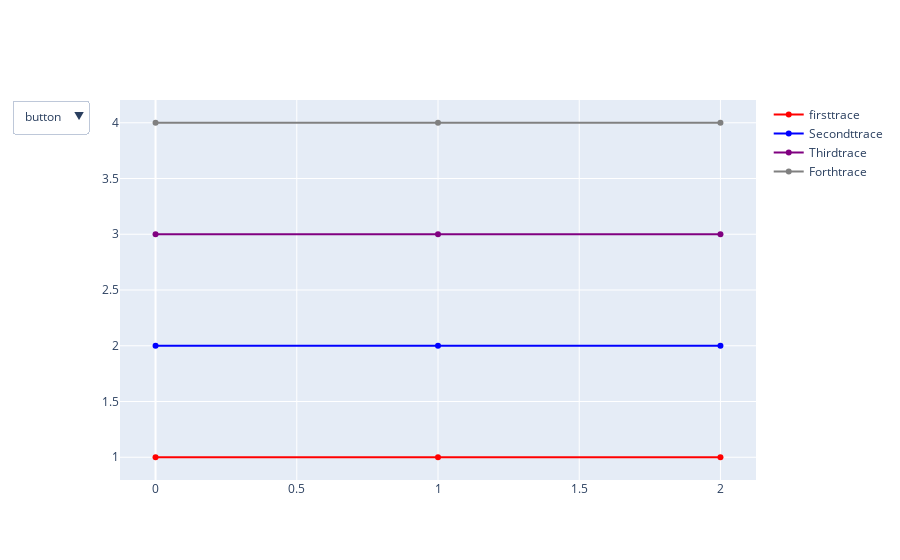
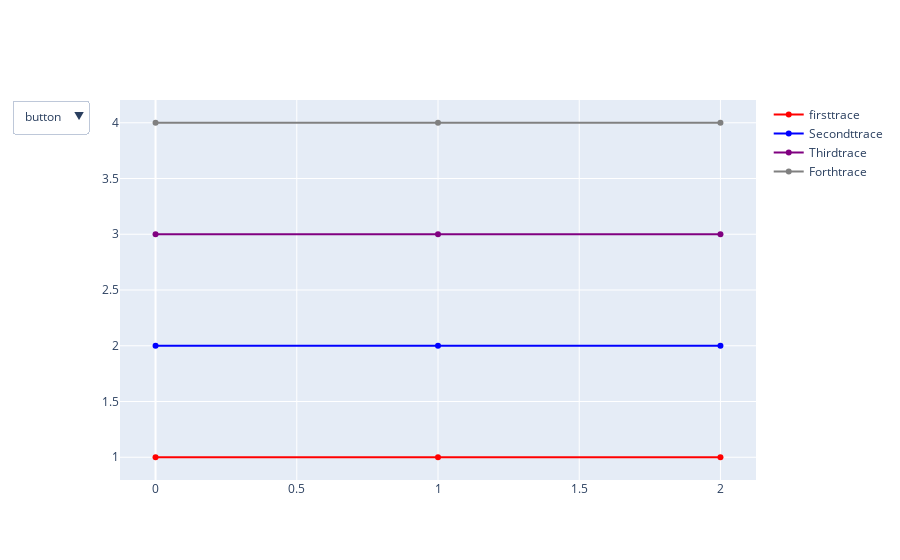

Notebook cell for these charts, in order:
### Code cell
import plotly.graph_objs as go

fig=go.Figure()
fig.add_scatter(y=[1, 1, 1],  line={'color': 'red'},name='firsttrace')
fig.add_scatter(y=[2, 2, 2],  line={'color': 'blue'},name='Secondttrace')
fig.add_scatter(y=[3, 3, 3],  line={'color': 'purple'},name='Thirdtrace')
fig.add_scatter(y=[4, 4, 4],  line={'color': 'gray'},name='Forthtrace')


button = [dict(
    method='update',  
    args=[
        {
            'mode':[
                'markers+lines', 
                'markers+lines', 
                'markers+lines', 
                'markers+lines'
            ],
            'marker':[
                {'color': ['pink', 'red', 'green'], 'size':[6,15,23], 'line':{'color':'black'}},
                {'color': ['orange', 'blue', 'black'], 'size':[23,11,8], 'line':{'color':'black'}},
                {'color': ['red', 'white', 'gray'], 'size':[1,15,30], 'line':{'color':'black'}},
                {'color': ['green', 'purple', 'magenta'], 'size':[23,11,8], 'line':{'color':'black'}},


            ],
            'line':[
                {'color':'crimson'},
                {'color':'blue', 'width':8},
                {'color':'green'},
                {'color':'white'},
            ]
        },
    ],
    label='button'
)]
    

fig.layout.updatemenus = [{'buttons': button}]
from plotly.offline import iplot
iplot(fig)
fig.show()

### Figure 1 — Plotly figure (JSON) as saved in the notebook; plotly's stock layout.template omitted (floating-point values rounded to 4 significant figures)
{"data": [{"line": {"color": "red"}, "name": "firsttrace", "type": "scatter", "y": [1, 1, 1]}, {"line": {"color": "blue"}, "name": "Secondttrace", "type": "scatter", "y": [2, 2, 2]}, {"line": {"color": "purple"}, "name": "Thirdtrace", "type": "scatter", "y": [3, 3, 3]}, {"line": {"color": "gray"}, "name": "Forthtrace", "type": "scatter", "y": [4, 4, 4]}], "layout": {"updatemenus": [{"buttons": [{"args": [{"line": [{"color": "crimson"}, {"color": "blue", "width": 8}, {"color": "green"}, {"color": "white"}], "marker": [{"color": ["pink", "red", "green"], "line": {"color": "black"}, "size": [6, 15, 23]}, {"color": ["orange", "blue", "black"], "line": {"color": "black"}, "size": [23, 11, 8]}, {"color": ["red", "white", "gray"], "line": {"color": "black"}, "size": [1, 15, 30]}, {"color": ["green", "purple", "magenta"], "line": {"color": "black"}, "size": [23, 11, 8]}], "mode": ["markers+lines", "markers+lines", "markers+lines", "markers+lines"]}], "label": "button", "method": "update"}]}]}}

### Figure 2 — Plotly figure (JSON) as saved in the notebook; plotly's stock layout.template omitted (floating-point values rounded to 4 significant figures)
{"data": [{"line": {"color": "red"}, "name": "firsttrace", "type": "scatter", "y": [1, 1, 1]}, {"line": {"color": "blue"}, "name": "Secondttrace", "type": "scatter", "y": [2, 2, 2]}, {"line": {"color": "purple"}, "name": "Thirdtrace", "type": "scatter", "y": [3, 3, 3]}, {"line": {"color": "gray"}, "name": "Forthtrace", "type": "scatter", "y": [4, 4, 4]}], "layout": {"updatemenus": [{"buttons": [{"args": [{"line": [{"color": "crimson"}, {"color": "blue", "width": 8}, {"color": "green"}, {"color": "white"}], "marker": [{"color": ["pink", "red", "green"], "line": {"color": "black"}, "size": [6, 15, 23]}, {"color": ["orange", "blue", "black"], "line": {"color": "black"}, "size": [23, 11, 8]}, {"color": ["red", "white", "gray"], "line": {"color": "black"}, "size": [1, 15, 30]}, {"color": ["green", "purple", "magenta"], "line": {"color": "black"}, "size": [23, 11, 8]}], "mode": ["markers+lines", "markers+lines", "markers+lines", "markers+lines"]}], "label": "button", "method": "update"}]}]}}
